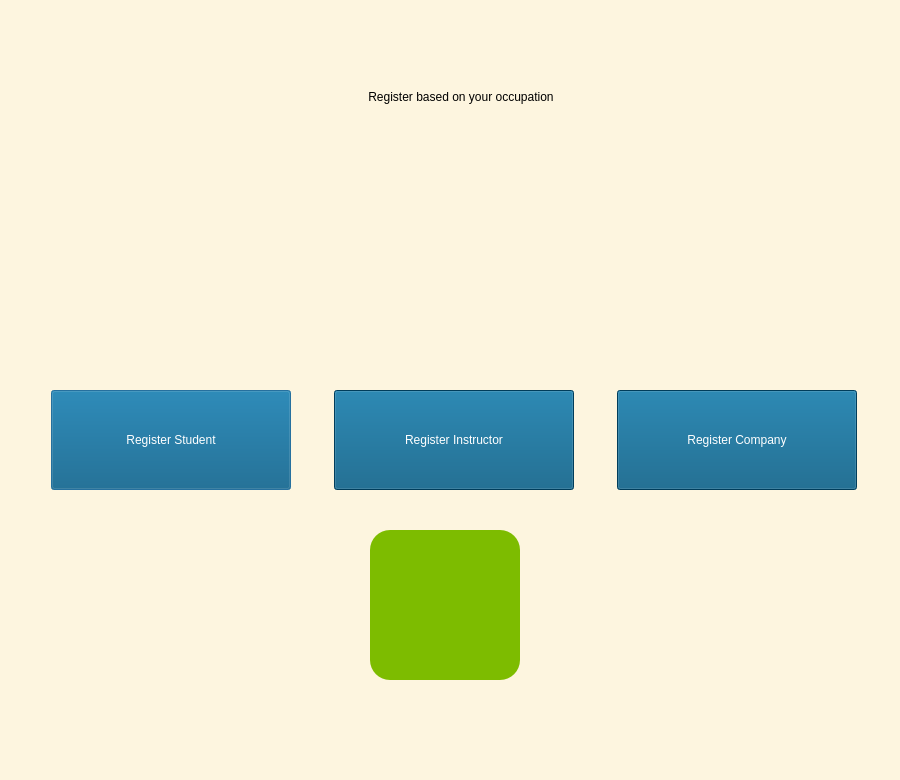
<?xml version="1.0" encoding="UTF-8"?>
<ui version="4.0">
 <class>RegisterMenu</class>
 <widget class="QDialog" name="RegisterMenu">
  <property name="geometry">
   <rect>
    <x>0</x>
    <y>0</y>
    <width>900</width>
    <height>780</height>
   </rect>
  </property>
  <property name="sizePolicy">
   <sizepolicy hsizetype="Expanding" vsizetype="Preferred">
    <horstretch>0</horstretch>
    <verstretch>0</verstretch>
   </sizepolicy>
  </property>
  <property name="minimumSize">
   <size>
    <width>900</width>
    <height>600</height>
   </size>
  </property>
  <property name="maximumSize">
   <size>
    <width>2000</width>
    <height>2000</height>
   </size>
  </property>
  <property name="contextMenuPolicy">
   <enum>Qt::PreventContextMenu</enum>
  </property>
  <property name="windowTitle">
   <string>Internship Management App-Register</string>
  </property>
  <property name="styleSheet">
   <string notr="true">background-color: rgb(194, 154, 191);
background-color: rgb(253, 245, 223);</string>
  </property>
  <property name="sizeGripEnabled">
   <bool>false</bool>
  </property>
  <layout class="QVBoxLayout" name="verticalLayout">
   <item>
    <layout class="QVBoxLayout" name="column">
     <property name="spacing">
      <number>20</number>
     </property>
     <property name="sizeConstraint">
      <enum>QLayout::SetDefaultConstraint</enum>
     </property>
     <property name="topMargin">
      <number>10</number>
     </property>
     <property name="rightMargin">
      <number>10</number>
     </property>
     <property name="bottomMargin">
      <number>20</number>
     </property>
     <item>
      <widget class="QLabel" name="label">
       <property name="minimumSize">
        <size>
         <width>900</width>
         <height>80</height>
        </size>
       </property>
       <property name="maximumSize">
        <size>
         <width>1200</width>
         <height>200</height>
        </size>
       </property>
       <property name="styleSheet">
        <string notr="true">font: 75 28pt &quot;MS Shell Dlg 2&quot;;
</string>
       </property>
       <property name="text">
        <string>Register based on your occupation</string>
       </property>
       <property name="alignment">
        <set>Qt::AlignHCenter|Qt::AlignTop</set>
       </property>
      </widget>
     </item>
     <item>
      <layout class="QHBoxLayout" name="row">
       <property name="spacing">
        <number>60</number>
       </property>
       <property name="sizeConstraint">
        <enum>QLayout::SetMaximumSize</enum>
       </property>
       <property name="leftMargin">
        <number>40</number>
       </property>
       <property name="topMargin">
        <number>80</number>
       </property>
       <property name="rightMargin">
        <number>40</number>
       </property>
       <property name="bottomMargin">
        <number>20</number>
       </property>
       <item>
        <widget class="QPushButton" name="btnRegisterStudent">
         <property name="minimumSize">
          <size>
           <width>240</width>
           <height>80</height>
          </size>
         </property>
         <property name="maximumSize">
          <size>
           <width>400</width>
           <height>100</height>
          </size>
         </property>
         <property name="styleSheet">
          <string notr="true">background-color: rgb(0, 85, 127);
font: 75 16pt &quot;MS Shell Dlg 2&quot;;
color: rgb(255, 255, 255);</string>
         </property>
         <property name="text">
          <string>Register Student</string>
         </property>
        </widget>
       </item>
       <item>
        <widget class="QPushButton" name="btnRegisterInstructor">
         <property name="minimumSize">
          <size>
           <width>240</width>
           <height>80</height>
          </size>
         </property>
         <property name="maximumSize">
          <size>
           <width>400</width>
           <height>100</height>
          </size>
         </property>
         <property name="styleSheet">
          <string notr="true">background-color: rgb(0, 85, 127);
font: 75 16pt &quot;MS Shell Dlg 2&quot;;
color: rgb(255, 255, 255);</string>
         </property>
         <property name="text">
          <string>Register Instructor</string>
         </property>
        </widget>
       </item>
       <item>
        <widget class="QPushButton" name="btnRegisterCompany">
         <property name="minimumSize">
          <size>
           <width>240</width>
           <height>80</height>
          </size>
         </property>
         <property name="maximumSize">
          <size>
           <width>400</width>
           <height>100</height>
          </size>
         </property>
         <property name="styleSheet">
          <string notr="true">background-color: rgb(0, 85, 127);
font: 75 16pt &quot;MS Shell Dlg 2&quot;;
color: rgb(255, 255, 255);</string>
         </property>
         <property name="text">
          <string>Register Company</string>
         </property>
        </widget>
       </item>
      </layout>
     </item>
     <item alignment="Qt::AlignHCenter">
      <widget class="QPushButton" name="btnGoBack">
       <property name="minimumSize">
        <size>
         <width>150</width>
         <height>150</height>
        </size>
       </property>
       <property name="maximumSize">
        <size>
         <width>200</width>
         <height>150</height>
        </size>
       </property>
       <property name="styleSheet">
        <string notr="true">background-color: rgb(125, 188, 0);
color: rgb(0, 0, 0);
font: 75 16pt &quot;MS Shell Dlg 2&quot;;
border-radius: 20px;</string>
       </property>
       <property name="text">
        <string/>
       </property>
       <property name="icon">
        <iconset>
         <normaloff>icon_back.jpg</normaloff>icon_back.jpg</iconset>
       </property>
       <property name="iconSize">
        <size>
         <width>100</width>
         <height>100</height>
        </size>
       </property>
      </widget>
     </item>
    </layout>
   </item>
  </layout>
 </widget>
 <resources/>
 <connections/>
</ui>
